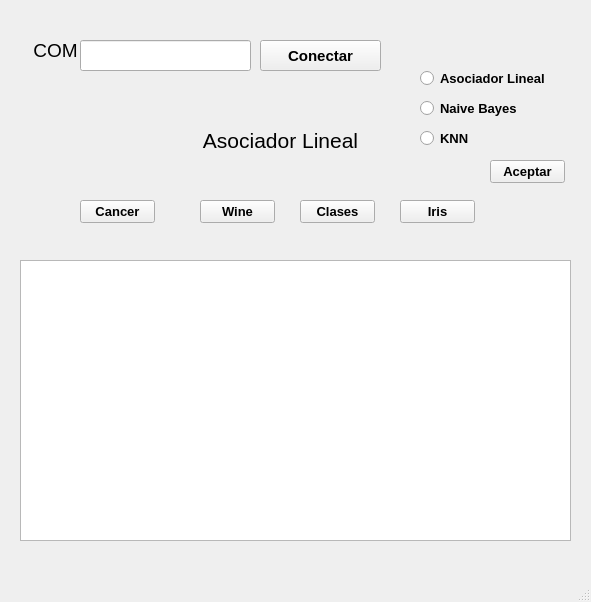
<?xml version="1.0" encoding="UTF-8"?>
<ui version="4.0">
 <class>MainWindow</class>
 <widget class="QMainWindow" name="MainWindow">
  <property name="geometry">
   <rect>
    <x>0</x>
    <y>0</y>
    <width>591</width>
    <height>602</height>
   </rect>
  </property>
  <property name="windowTitle">
   <string>MainWindow</string>
  </property>
  <widget class="QWidget" name="centralwidget">
   <widget class="QPushButton" name="btn_conectar">
    <property name="geometry">
     <rect>
      <x>260</x>
      <y>40</y>
      <width>121</width>
      <height>31</height>
     </rect>
    </property>
    <property name="font">
     <font>
      <pointsize>11</pointsize>
      <weight>75</weight>
      <bold>true</bold>
     </font>
    </property>
    <property name="text">
     <string>Conectar</string>
    </property>
   </widget>
   <widget class="QLineEdit" name="txt_com">
    <property name="geometry">
     <rect>
      <x>80</x>
      <y>40</y>
      <width>171</width>
      <height>31</height>
     </rect>
    </property>
   </widget>
   <widget class="QLabel" name="label">
    <property name="geometry">
     <rect>
      <x>30</x>
      <y>30</y>
      <width>51</width>
      <height>41</height>
     </rect>
    </property>
    <property name="font">
     <font>
      <pointsize>14</pointsize>
      <weight>50</weight>
      <bold>false</bold>
     </font>
    </property>
    <property name="text">
     <string>COM</string>
    </property>
    <property name="alignment">
     <set>Qt::AlignCenter</set>
    </property>
    <property name="wordWrap">
     <bool>false</bool>
    </property>
   </widget>
   <widget class="QPlainTextEdit" name="plainText">
    <property name="geometry">
     <rect>
      <x>20</x>
      <y>260</y>
      <width>551</width>
      <height>281</height>
     </rect>
    </property>
   </widget>
   <widget class="QLabel" name="lb_alg">
    <property name="geometry">
     <rect>
      <x>180</x>
      <y>120</y>
      <width>201</width>
      <height>41</height>
     </rect>
    </property>
    <property name="font">
     <font>
      <pointsize>16</pointsize>
     </font>
    </property>
    <property name="text">
     <string>Asociador Lineal</string>
    </property>
    <property name="alignment">
     <set>Qt::AlignCenter</set>
    </property>
   </widget>
   <widget class="QPushButton" name="btn_cancer">
    <property name="geometry">
     <rect>
      <x>80</x>
      <y>200</y>
      <width>75</width>
      <height>23</height>
     </rect>
    </property>
    <property name="font">
     <font>
      <pointsize>10</pointsize>
      <weight>75</weight>
      <bold>true</bold>
     </font>
    </property>
    <property name="text">
     <string>Cancer</string>
    </property>
   </widget>
   <widget class="QPushButton" name="btn_wine">
    <property name="geometry">
     <rect>
      <x>200</x>
      <y>200</y>
      <width>75</width>
      <height>23</height>
     </rect>
    </property>
    <property name="font">
     <font>
      <pointsize>10</pointsize>
      <weight>75</weight>
      <bold>true</bold>
     </font>
    </property>
    <property name="text">
     <string>Wine</string>
    </property>
   </widget>
   <widget class="QPushButton" name="btn_clases">
    <property name="geometry">
     <rect>
      <x>300</x>
      <y>200</y>
      <width>75</width>
      <height>23</height>
     </rect>
    </property>
    <property name="font">
     <font>
      <pointsize>10</pointsize>
      <weight>75</weight>
      <bold>true</bold>
     </font>
    </property>
    <property name="text">
     <string>Clases</string>
    </property>
   </widget>
   <widget class="QPushButton" name="btn_iris">
    <property name="geometry">
     <rect>
      <x>400</x>
      <y>200</y>
      <width>75</width>
      <height>23</height>
     </rect>
    </property>
    <property name="font">
     <font>
      <pointsize>10</pointsize>
      <weight>75</weight>
      <bold>true</bold>
     </font>
    </property>
    <property name="text">
     <string>Iris</string>
    </property>
   </widget>
   <widget class="QRadioButton" name="rb_NaiBay">
    <property name="geometry">
     <rect>
      <x>420</x>
      <y>100</y>
      <width>101</width>
      <height>17</height>
     </rect>
    </property>
    <property name="font">
     <font>
      <pointsize>10</pointsize>
      <weight>75</weight>
      <bold>true</bold>
     </font>
    </property>
    <property name="text">
     <string>Naive Bayes</string>
    </property>
   </widget>
   <widget class="QRadioButton" name="rb_Knn">
    <property name="geometry">
     <rect>
      <x>420</x>
      <y>130</y>
      <width>82</width>
      <height>17</height>
     </rect>
    </property>
    <property name="font">
     <font>
      <pointsize>10</pointsize>
      <weight>75</weight>
      <bold>true</bold>
     </font>
    </property>
    <property name="text">
     <string>KNN</string>
    </property>
   </widget>
   <widget class="QRadioButton" name="rb_AsoLin">
    <property name="geometry">
     <rect>
      <x>420</x>
      <y>70</y>
      <width>131</width>
      <height>17</height>
     </rect>
    </property>
    <property name="font">
     <font>
      <pointsize>10</pointsize>
      <weight>75</weight>
      <bold>true</bold>
     </font>
    </property>
    <property name="text">
     <string>Asociador Lineal</string>
    </property>
   </widget>
   <widget class="QPushButton" name="btn_aceptar">
    <property name="geometry">
     <rect>
      <x>490</x>
      <y>160</y>
      <width>75</width>
      <height>23</height>
     </rect>
    </property>
    <property name="font">
     <font>
      <pointsize>10</pointsize>
      <weight>75</weight>
      <bold>true</bold>
     </font>
    </property>
    <property name="text">
     <string>Aceptar</string>
    </property>
   </widget>
  </widget>
  <widget class="QMenuBar" name="menubar">
   <property name="geometry">
    <rect>
     <x>0</x>
     <y>0</y>
     <width>591</width>
     <height>21</height>
    </rect>
   </property>
  </widget>
  <widget class="QStatusBar" name="statusbar"/>
 </widget>
 <resources/>
 <connections/>
</ui>
